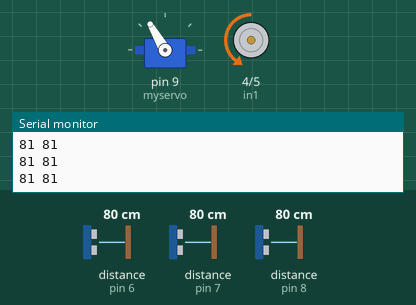
A sketch run on a simulated Arduino Uno, built with avr-gcc and run on an emulated ATmega328P. Parts: servo, motor-driver pin pairs drawn as motors (green arrow = first pin HIGH = forward, orange = second pin HIGH = backward, longer = more drive, scaled by the enable pin), the last lines printed to the serial monitor. The test bench sets the inputs (shaded band); at power-on: distance to the obstacle (sensors on pin 8, pin 6, pin 7) 80 cm. The echo pulse lasts 58.3 µs per cm.

Above: at 1.2 s.
1.3 s: distance to the obstacle (sensor on pin 8) set to 74 cm
2.8 s: distance to the obstacle (sensor on pin 8) set to 64 cm
At 3.2 s:
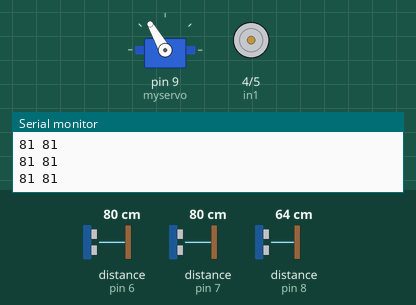
5.8 s: distance to the obstacle (sensor on pin 6) set to 2 cm
At 8.3 s:
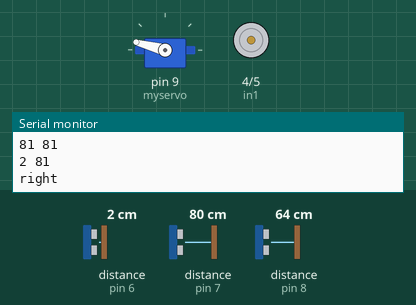
8.8 s: distance to the obstacle (sensor on pin 8) set to 120 cm
At 9.9 s:
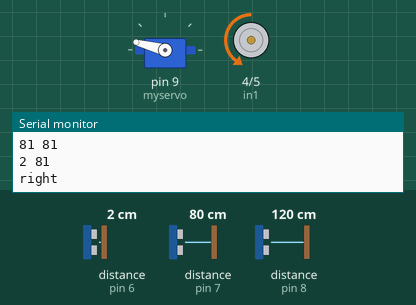
11.6 s: distance to the obstacle (sensor on pin 8) set to 2 cm
At 12.4 s:
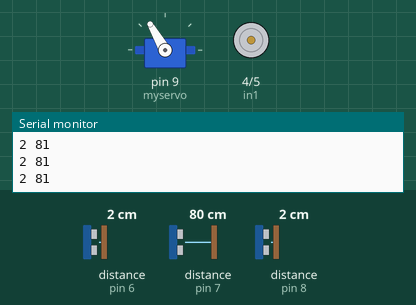
14.6 s: distance to the obstacle (sensor on pin 6) set to 120 cm
Timing chart, 0 to 24.6 s (numbered marks = the images above; inputs shaded):
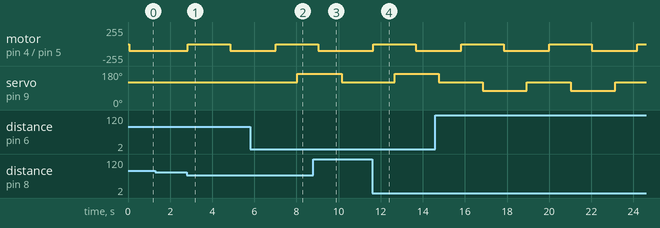

Measured:
- the behaviour switches between 69 and 68 cm on distance to the obstacle (sensor on pin 8) (found by bisection; images 0 and 1)
- after the input at 2.8 s, motor on pin 4 (in1) / pin 5 (in2): backward 100/255 → stopped at once, → backward 100/255 2.0 s later
- after the input at 5.8 s, servo on pin 9 (myservo): 120° → 165° after 2.2 s
- after the input at 8.8 s, motor on pin 4 (in1) / pin 5 (in2): goes on until 9.0 s, then stays backward 100/255
- after the input at 11.6 s, motor on pin 4 (in1) / pin 5 (in2): backward 100/255 → stopped after 0.05 s, → backward 100/255 2.0 s later; servo on pin 9 (myservo): 120° → 165° after 1.1 s

The sketch:

FinalcodeTest2.ino
```cpp
#include <NewPing.h>
#include <Servo.h>
// servo 75 → left, 165 is right
// #define TRIGGER_PIN  2  // Arduino pin tied to trigger pin on the ultrasonic sensor.
// #define ECHO_PIN     6  // Arduino pin tied to echo pin on the ultrasonic sensor.
#define MAX_DISTANCE 300 // Maximum distance we want to ping for (in centimeters). Maximum sensor distance is rated at 400-500cm.

int enA = 3;
int in1 = 4;
int in2 = 5;
int angle;
float angleF;

NewPing sonar1(11, 6, MAX_DISTANCE); // NewPing setup of pins and maximum distance.
NewPing sonar2(12, 7, MAX_DISTANCE); // NewPing setup of pins and maximum distance.
NewPing sonar3(13, 8, MAX_DISTANCE); // NewPing setup of pins and maximum distance.

Servo myservo;

void setup() {
  Serial.begin(115200);
  myservo.attach(9);
  pinMode(enA, OUTPUT);
  pinMode(in1, OUTPUT);
  pinMode(in2, OUTPUT);

  analogWrite(enA, 100);

  digitalWrite(in1, LOW);
  digitalWrite(in2, LOW);
  myservo.write(120);
  // delay(100);
  // myservo.write(165);

}

  int Left(){
    int medida = sonar1.ping_cm();
    if(medida == 0){
    medida = 300;
    }
    return medida;
  }

  int Right(){
    int medida = sonar2.ping_cm();
    if(medida == 0){
    medida = 300;
    }
    return medida;
  }

  int Center(){
    int medida = sonar3.ping_cm();
    if(medida == 0){
    medida = 300;
    }
    return medida;
  }

void loop() {
  delay(50);

  digitalWrite(in1, LOW);
  digitalWrite(in2, HIGH);

  int left = Left();
  int right = Right();
  int front = Center();

  Serial.print(left);
  Serial.print(" ");
  Serial.println(right);

  if (front < 70 && front != 0 ) {
    // Stop the car
    digitalWrite(in1, LOW);
    digitalWrite(in2, LOW);
    delay(1000);
    // Compare the two sides
    if (Left() > Right()) {
      Serial.println("left");
      myservo.write(75);
    } else if (Right() > Left()) {

      Serial.println("right");
      myservo.write(165);
    }
    delay(1000);
  digitalWrite(in1, LOW);
  digitalWrite(in2, HIGH);
  delay(1100);
  digitalWrite(in1, HIGH);
  digitalWrite(in2, LOW);
  delay(5);
  myservo.write(120);
  digitalWrite(in1, LOW);
  digitalWrite(in2, HIGH);
  delay(1000);


  }

}
```
